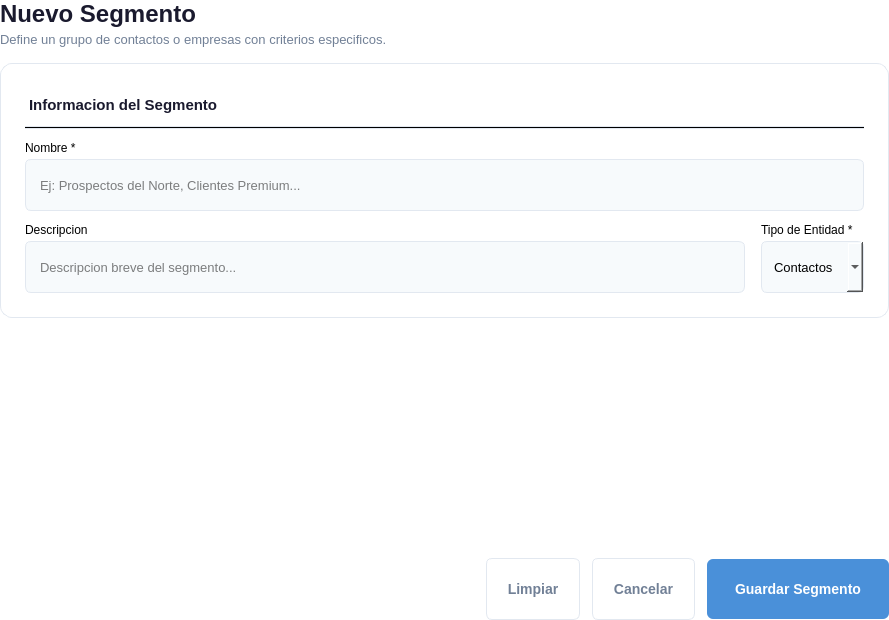
<?xml version="1.0" encoding="UTF-8"?>
<ui version="4.0">
 <class>SegmentoForm</class>
 <widget class="QWidget" name="SegmentoForm">
  <property name="geometry">
   <rect>
    <x>0</x>
    <y>0</y>
    <width>889</width>
    <height>620</height>
   </rect>
  </property>
  <property name="styleSheet">
   <string notr="true">
QWidget#SegmentoForm {
    background-color: transparent;
}
QLabel#form_titulo {
    font-size: 24px;
    font-weight: bold;
    color: #1a1a2e;
}
QLabel#form_subtitulo {
    font-size: 13px;
    color: #718096;
}
QLabel#seccionPrincipal {
    font-size: 15px;
    font-weight: bold;
    color: #1a1a2e;
    padding-top: 8px;
}
QLabel.fieldLabel {
    font-size: 13px;
    color: #2d3748;
    font-weight: 600;
}
QLineEdit, QComboBox {
    padding: 8px 12px;
    border: 1px solid #e2e8f0;
    border-radius: 6px;
    background-color: #f7fafc;
    font-size: 13px;
    min-height: 34px;
}
QLineEdit:focus, QComboBox:focus {
    border: 1px solid #4a90d9;
    background-color: #ffffff;
}

QPushButton#btn_guardar {
    background-color: #4a90d9;
    color: white;
    border: none;
    border-radius: 6px;
    font-size: 14px;
    font-weight: 600;
    padding: 10px 28px;
    min-height: 40px;
}
QPushButton#btn_guardar:hover { background-color: #3a7bc8; }
QPushButton#btn_guardar:pressed { background-color: #2a6bb8; }
QPushButton#btn_limpiar, QPushButton#btn_cancelar {
    background-color: transparent;
    color: #718096;
    border: 1px solid #e2e8f0;
    border-radius: 6px;
    font-size: 14px;
    font-weight: 500;
    padding: 10px 20px;
    min-height: 40px;
}
QPushButton#btn_limpiar:hover, QPushButton#btn_cancelar:hover {
    background-color: #f7fafc;
    color: #2d3748;
}
QFrame#sectionSeparator {
    background-color: #e2e8f0;
    min-height: 1px;
    max-height: 1px;
}
</string>
  </property>

  <layout class="QVBoxLayout" name="mainLayout">
   <property name="leftMargin"><number>0</number></property>
   <property name="topMargin"><number>0</number></property>
   <property name="rightMargin"><number>0</number></property>
   <property name="bottomMargin"><number>0</number></property>
   <property name="spacing"><number>0</number></property>

   <!-- HEADER -->
   <item>
    <layout class="QHBoxLayout" name="headerLayout">
     <property name="spacing"><number>12</number></property>
     <item>
      <layout class="QVBoxLayout" name="titleLayout">
       <property name="spacing"><number>4</number></property>
       <item>
        <widget class="QLabel" name="form_titulo">
         <property name="text"><string>Nuevo Segmento</string></property>
        </widget>
       </item>
       <item>
        <widget class="QLabel" name="form_subtitulo">
         <property name="text"><string>Define un grupo de contactos o empresas con criterios especificos.</string></property>
        </widget>
       </item>
      </layout>
     </item>
     <item>
      <spacer name="headerSpacer">
       <property name="orientation"><enum>Qt::Horizontal</enum></property>
       <property name="sizeHint" stdset="0"><size><width>40</width><height>20</height></size></property>
      </spacer>
     </item>
    </layout>
   </item>

   <item>
    <spacer name="spacerAfterHeader">
     <property name="orientation"><enum>Qt::Vertical</enum></property>
     <property name="sizeType"><enum>QSizePolicy::Fixed</enum></property>
     <property name="sizeHint" stdset="0"><size><width>0</width><height>16</height></size></property>
    </spacer>
   </item>

   <!-- FORM CARD -->
   <item>
    <widget class="QFrame" name="formCard">
     <property name="styleSheet">
      <string notr="true">
QFrame#formCard {
    background-color: #ffffff;
    border: 1px solid #e2e8f0;
    border-radius: 12px;
}
      </string>
     </property>
     <layout class="QVBoxLayout" name="formCardLayout">
      <property name="leftMargin"><number>24</number></property>
      <property name="topMargin"><number>24</number></property>
      <property name="rightMargin"><number>24</number></property>
      <property name="bottomMargin"><number>24</number></property>
      <property name="spacing"><number>12</number></property>

      <item>
       <widget class="QLabel" name="seccionPrincipal">
        <property name="text"><string>Informacion del Segmento</string></property>
       </widget>
      </item>
      <item>
       <widget class="QFrame" name="sectionSeparator">
        <property name="frameShape"><enum>QFrame::HLine</enum></property>
       </widget>
      </item>

      <!-- Nombre -->
      <item>
       <layout class="QVBoxLayout" name="colNombre">
        <property name="spacing"><number>4</number></property>
        <item>
         <widget class="QLabel" name="labelNombre">
          <property name="text"><string>Nombre *</string></property>
         </widget>
        </item>
        <item>
         <widget class="QLineEdit" name="input_nombre">
          <property name="placeholderText"><string>Ej: Prospectos del Norte, Clientes Premium...</string></property>
         </widget>
        </item>
       </layout>
      </item>

      <!-- Descripcion + TipoEntidad -->
      <item>
       <layout class="QHBoxLayout" name="rowDescTipo">
        <property name="spacing"><number>16</number></property>
        <item>
         <layout class="QVBoxLayout" name="colDescripcion">
          <property name="spacing"><number>4</number></property>
          <item>
           <widget class="QLabel" name="labelDescripcion">
            <property name="text"><string>Descripcion</string></property>
           </widget>
          </item>
          <item>
           <widget class="QLineEdit" name="input_descripcion">
            <property name="placeholderText"><string>Descripcion breve del segmento...</string></property>
           </widget>
          </item>
         </layout>
        </item>
        <item>
         <layout class="QVBoxLayout" name="colTipo">
          <property name="spacing"><number>4</number></property>
          <item>
           <widget class="QLabel" name="labelTipoEntidad">
            <property name="text"><string>Tipo de Entidad *</string></property>
           </widget>
          </item>
          <item>
           <widget class="QComboBox" name="combo_tipo_entidad">
            <item><property name="text"><string>Contactos</string></property></item>
            <item><property name="text"><string>Empresas</string></property></item>
           </widget>
          </item>
         </layout>
        </item>
       </layout>
      </item>


     </layout>
    </widget>
   </item>

   <item>
    <spacer name="spacerBottom">
     <property name="orientation"><enum>Qt::Vertical</enum></property>
     <property name="sizeHint" stdset="0"><size><width>0</width><height>20</height></size></property>
    </spacer>
   </item>

   <!-- ACTION BUTTONS -->
   <item>
    <layout class="QHBoxLayout" name="actionLayout">
     <property name="topMargin"><number>12</number></property>
     <property name="spacing"><number>12</number></property>
     <item>
      <spacer name="actionSpacer">
       <property name="orientation"><enum>Qt::Horizontal</enum></property>
       <property name="sizeHint" stdset="0"><size><width>40</width><height>20</height></size></property>
      </spacer>
     </item>
     <item>
      <widget class="QPushButton" name="btn_limpiar">
       <property name="text"><string>Limpiar</string></property>
       <property name="cursor"><cursorShape>PointingHandCursor</cursorShape></property>
      </widget>
     </item>
     <item>
      <widget class="QPushButton" name="btn_cancelar">
       <property name="text"><string>Cancelar</string></property>
       <property name="cursor"><cursorShape>PointingHandCursor</cursorShape></property>
      </widget>
     </item>
     <item>
      <widget class="QPushButton" name="btn_guardar">
       <property name="text"><string>Guardar Segmento</string></property>
       <property name="cursor"><cursorShape>PointingHandCursor</cursorShape></property>
      </widget>
     </item>
    </layout>
   </item>

  </layout>
 </widget>
 <resources/>
 <connections/>
</ui>
